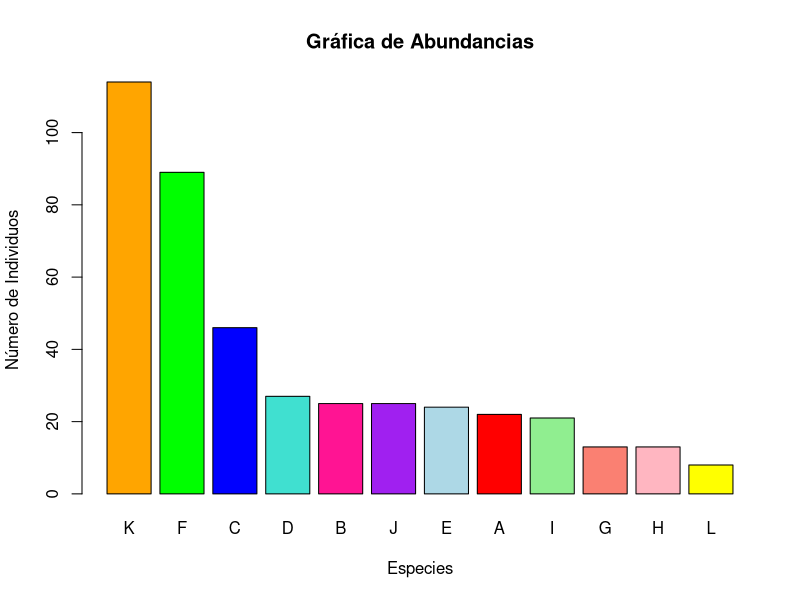
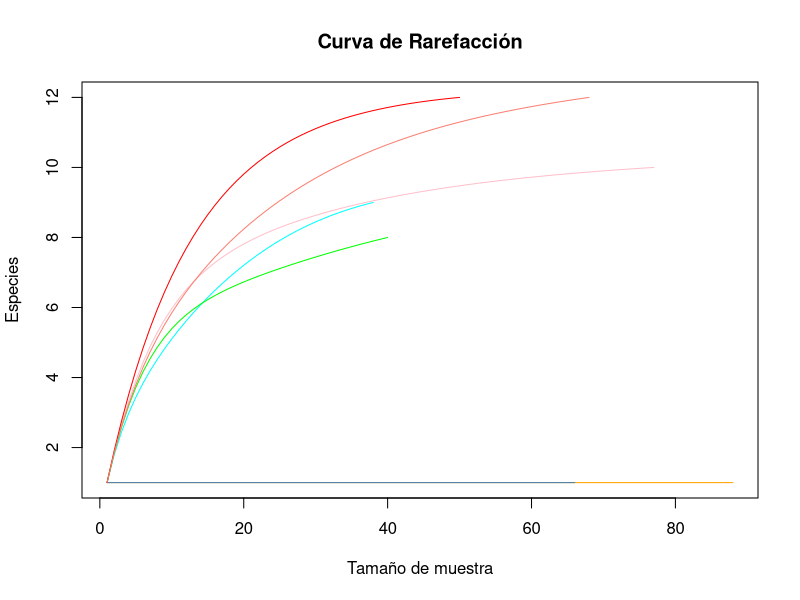

Reproduce these figures in R, in order.
#Grafica de abundancia y curva de rarefaccion
#Lectura de los datos necesarios
Datos_grafica<-read.csv("Datos/Abundancias por especie.csv")
Datos_grafica
#Eliminacion de la columna con el nombre de las poblaciones
Datos_grafica_wenos <- as.matrix(Datos_grafica[, -1])
Datos_grafica_wenos
# Suma de los individuos por especie

Suma_pa_grafica <- colSums(Datos_grafica_wenos) 
#Creacion de la grafica de abundancias
#colores de las especies
colores1<-c("orange","green","blue","turquoise","deeppink","purple","lightblue","red","lightgreen","salmon","lightpink","yellow")

barplot(sort(Suma_pa_grafica, decreasing = TRUE), col=colores1,
        main="Gráfica de Abundancias",
        xlab="Especies", ylab="Número de Individuos")


#Curva de rarefaccion
#Instalamos y cargamos el paquete vegan, el cual
#tiene una funcion para hacer una curva de rarefaccion
install.packages("vegan")  
library(vegan)
#colores para diferenciar lineas
colores2<-c("cyan","pink","orange","green","steelblue","red","salmon","purple")
#Creacion de curva de rarefaccion
rarecurve(Datos_grafica_wenos, col=colores2, label=FALSE,ylab = "Especies" ,xlab = "Tamaño de muestra", main="Curva de Rarefacción")




